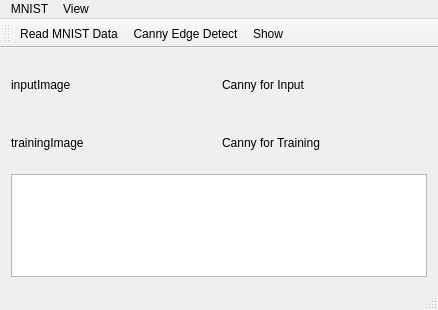
<?xml version="1.0" encoding="UTF-8"?>
<ui version="4.0">
 <class>MainWindow</class>
 <widget class="QMainWindow" name="MainWindow">
  <property name="geometry">
   <rect>
    <x>0</x>
    <y>0</y>
    <width>438</width>
    <height>310</height>
   </rect>
  </property>
  <property name="windowTitle">
   <string>MainWindow</string>
  </property>
  <widget class="QWidget" name="centralWidget">
   <layout class="QGridLayout" name="gridLayout">
    <item row="0" column="0">
     <widget class="QLabel" name="lblTestImage">
      <property name="sizePolicy">
       <sizepolicy hsizetype="Preferred" vsizetype="Preferred">
        <horstretch>0</horstretch>
        <verstretch>1</verstretch>
       </sizepolicy>
      </property>
      <property name="text">
       <string>inputImage</string>
      </property>
      <property name="scaledContents">
       <bool>true</bool>
      </property>
     </widget>
    </item>
    <item row="0" column="1">
     <widget class="QLabel" name="lblCannyTest">
      <property name="sizePolicy">
       <sizepolicy hsizetype="Preferred" vsizetype="Preferred">
        <horstretch>0</horstretch>
        <verstretch>1</verstretch>
       </sizepolicy>
      </property>
      <property name="text">
       <string>Canny for Input</string>
      </property>
      <property name="scaledContents">
       <bool>true</bool>
      </property>
     </widget>
    </item>
    <item row="1" column="0">
     <widget class="QLabel" name="lblTrainingImage">
      <property name="sizePolicy">
       <sizepolicy hsizetype="Preferred" vsizetype="Preferred">
        <horstretch>0</horstretch>
        <verstretch>1</verstretch>
       </sizepolicy>
      </property>
      <property name="text">
       <string>trainingImage</string>
      </property>
      <property name="scaledContents">
       <bool>true</bool>
      </property>
     </widget>
    </item>
    <item row="1" column="1">
     <widget class="QLabel" name="lblCannyTraining">
      <property name="sizePolicy">
       <sizepolicy hsizetype="Preferred" vsizetype="Preferred">
        <horstretch>0</horstretch>
        <verstretch>1</verstretch>
       </sizepolicy>
      </property>
      <property name="text">
       <string>Canny for Training</string>
      </property>
      <property name="scaledContents">
       <bool>true</bool>
      </property>
     </widget>
    </item>
    <item row="2" column="0" colspan="2">
     <widget class="QTextEdit" name="tedtOutput">
      <property name="sizePolicy">
       <sizepolicy hsizetype="Expanding" vsizetype="Expanding">
        <horstretch>0</horstretch>
        <verstretch>2</verstretch>
       </sizepolicy>
      </property>
     </widget>
    </item>
   </layout>
  </widget>
  <widget class="QMenuBar" name="menuBar">
   <property name="geometry">
    <rect>
     <x>0</x>
     <y>0</y>
     <width>438</width>
     <height>21</height>
    </rect>
   </property>
   <widget class="QMenu" name="menuMNIST">
    <property name="title">
     <string>MNIST</string>
    </property>
    <addaction name="actionRead_MNIST_Data"/>
    <addaction name="actionCanny_Edge_Detect"/>
   </widget>
   <widget class="QMenu" name="menuView">
    <property name="title">
     <string>View</string>
    </property>
    <addaction name="actionShow"/>
   </widget>
   <addaction name="menuMNIST"/>
   <addaction name="menuView"/>
  </widget>
  <widget class="QToolBar" name="mainToolBar">
   <attribute name="toolBarArea">
    <enum>TopToolBarArea</enum>
   </attribute>
   <attribute name="toolBarBreak">
    <bool>false</bool>
   </attribute>
   <addaction name="actionRead_MNIST_Data"/>
   <addaction name="actionCanny_Edge_Detect"/>
   <addaction name="actionShow"/>
  </widget>
  <widget class="QStatusBar" name="statusBar"/>
  <action name="actionCanny_Edge_Detect">
   <property name="text">
    <string>Canny Edge Detect</string>
   </property>
  </action>
  <action name="actionShow">
   <property name="text">
    <string>Show</string>
   </property>
  </action>
  <action name="actionRead_MNIST_Data">
   <property name="text">
    <string>Read MNIST Data</string>
   </property>
  </action>
 </widget>
 <layoutdefault spacing="6" margin="11"/>
 <resources/>
 <connections/>
</ui>
